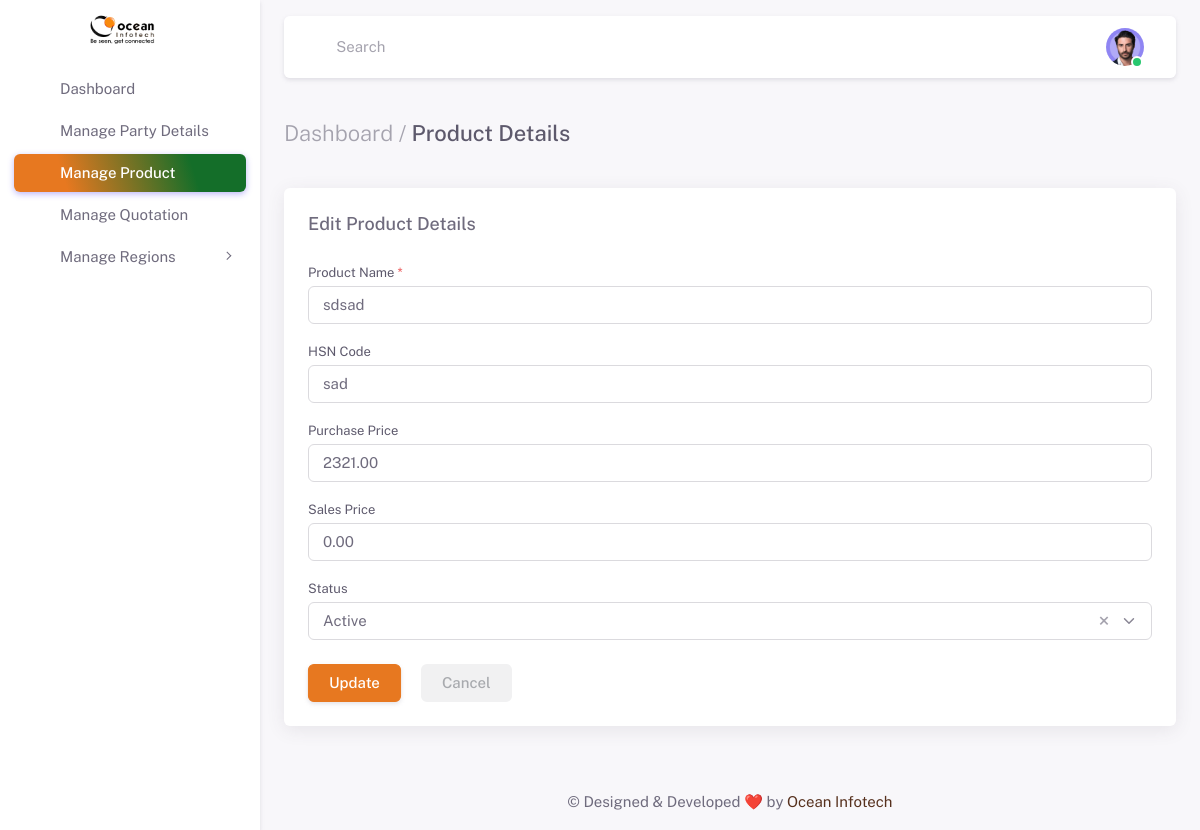
The page /manage-product-form.php?mode=edit&id=1 (signed in) on the database its author committed.
### tables this page shows
CREATE TABLE `tbl_product` (
  `id` int(11) NOT NULL,
  `company_id` int(11) NOT NULL DEFAULT 0,
  `product_name` varchar(255) NOT NULL,
  `hsn_code` varchar(50) DEFAULT '',
  `purchase_price` decimal(12,2) DEFAULT 0.00,
  `sales_price` decimal(12,2) DEFAULT 0.00,
  `status` enum('active','deactive') DEFAULT 'active',
  `created_at` timestamp NOT NULL DEFAULT current_timestamp()
);

### root/ai_core/class.db.php (called while the page is built, shortened)
<?php
class AI_Db
{
	private $conn = '';
	public function __construct( $host = '', $user = '', $pass = '', $db = '')
	{
		global $ai_core;
		$this->db_host = $host;
		$this->db_user = $user;
		$this->db_pass = $pass;
		$this->db_dbname = $db;
		if($this->conn = mysqli_connect($this->db_host, $this->db_user, $this->db_pass, $this->db_dbname))
		{
			mysqli_set_charset($this->conn,"utf8");
			return true;
		}
		else{
			$ai_core->aiGetError("Database not connected.");
		}
	}
	public function aiQuery( $qry = '' )
	{
		$res = mysqli_query( $this->conn, $qry ) or die(mysqli_error( $this->conn ));
		return $res;
	}
	public function aiFetchObject( $res = '' )
	{
		$data = array();
		$data_cnt = 0;
		while( $row = mysqli_fetch_object( $res ) )
		{
			$data[$data_cnt] = $row;
			$data_cnt++;
		}
		return $data;
	}
	public function aiGetQueryObj( $qry = '' )
	{
		$res = $this->aiQuery( $qry );
		$data = $this->aiFetchObject( $res );
		return $data;
	}
}
?>

### manage-product-form.php (the view, shortened to what this page needs)
<?php
include('includes/header.php');
$page_nm = 'Product Details';
$table = 'tbl_product';
$redirection_url = 'manage-product-list.php';
$mode = $_REQUEST['mode'] ?? 'add';
$id = isset($_REQUEST['id']) ? intval($_REQUEST['id']) : 0;
$categoryData = null;
if ($mode === 'edit' && $id && !isset($_POST['btn_submit'])) {
    $query = "SELECT * FROM $table WHERE id='" . intval($id) . "' LIMIT 1";
    $result = $ai_db->aiGetQueryObj($query);
    $categoryData = isset($result[0]) ? $result[0] : null;
}
?>
<body>
    <div class="layout-wrapper layout-content-navbar">
        <div class="layout-container">
            <?php include('sidebar.php'); ?>
            <div class="layout-page">
                <?php include('navbar.php'); ?>
                <div class="content-wrapper">
                    <div class="container-xxl flex-grow-1 container-p-y">
                        <h4 class="py-3 mb-4">
                            <span class="text-muted fw-light">Dashboard /</span> <?= $page_nm ?>
                        </h4>
                        <div class="row">
                            <div class="col-12">
                                <div class="card mb-4" id="categoryForm">
                                    <h5 class="card-header" id="formTitle">
                                        <?= ($mode == 'edit') ? 'Edit ' . $page_nm : 'Add ' . $page_nm ?>
                                    </h5>
                                    <form class="card-body" id="mainForm" method="post"
                                        action="manage-product-form.php?mode=<?= $mode ?>&id=<?= $id ?>"
                                        enctype="multipart/form-data">
                                        <div class="row g-3">
                                            <div class="col-md-12">
                                                <label class="form-label">Product Name <span class="text-danger">*</span></label>
                                                <input type="text" name="product_name" class="form-control" placeholder="Enter product Name" value="<?= htmlspecialchars($_POST['product_name'] ?? $categoryData->product_name ?? '') ?>" required>
                                            </div>
                                            <div class="col-md-12">
                                                <label class="form-label">HSN Code</label>
                                                <input type="text" name="hsn_code" class="form-control" placeholder="Enter HSN code" value="<?= htmlspecialchars($_POST['hsn_code'] ?? $categoryData->hsn_code ?? '') ?>">
                                            </div>
                                            <div class="col-md-12">
                                                <label class="form-label">Purchase Price</label>
                                                <input type="number" step="0.01" name="purchase_price" class="form-control" placeholder="Enter purchase Price" value="<?= htmlspecialchars($_POST['purchase_price'] ?? $categoryData->purchase_price ?? '') ?>">
                                            </div>
                                            <div class="col-md-12">
                                                <label class="form-label">Sales Price</label>
                                                <input type="number" step="0.01" name="sales_price" class="form-control" placeholder="Enter sales price" value="<?= htmlspecialchars($_POST['sales_price'] ?? $categoryData->sales_price ?? '') ?>">
                                            </div>
                                            <div class="col-md-12">
                                                <label class="form-label">Status</label>
                                            </div>
                                        </div>
                                        <div class="pt-4">
                                            <button type="submit" name="btn_submit" class="btn btn-primary me-sm-3 me-1 waves-effect waves-light" id="btnSubmit">
                                                <?= ($mode == 'edit') ? 'Update' : 'Submit' ?>
                                            </button>
                                            <a href="<?= $redirection_url ?>" class="btn btn-label-secondary waves-effect">Cancel</a>
                                        </div>
                                    </form>
                                </div>
                            </div>
                        </div>
                    </div>
                    <?php include('includes/footer.php'); ?>
                </div>
            </div>
        </div>
    </div>
</body>
</html>

### rows shown on the page
tbl_product: product_name "sdsad", hsn_code "sad", purchase_price "2321.00", sales_price "0.00"

### other values the page prints
$entry['label'] "Dashboard"
$entry['label'] "Manage Party Details"
$entry['label'] "Manage Product"
$entry['label'] "Manage Quotation"
$entry['label'] "Manage Regions"
$page_nm "Product Details"
